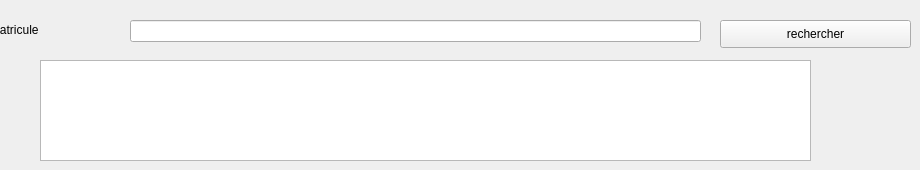
         <widget class="QWidget" name="tab_34">
          <attribute name="title">
           <string>recherche</string>
          </attribute>
          <widget class="QLabel" name="label_68">
           <property name="geometry">
            <rect>
             <x>-10</x>
             <y>20</y>
             <width>131</width>
             <height>20</height>
            </rect>
           </property>
           <property name="text">
            <string>matricule</string>
           </property>
          </widget>
          <widget class="QLineEdit" name="lineEdit_recherche_3">
           <property name="geometry">
            <rect>
             <x>130</x>
             <y>20</y>
             <width>571</width>
             <height>22</height>
            </rect>
           </property>
          </widget>
          <widget class="QPushButton" name="pb_rechercher6">
           <property name="geometry">
            <rect>
             <x>720</x>
             <y>20</y>
             <width>191</width>
             <height>28</height>
            </rect>
           </property>
           <property name="text">
            <string>rechercher</string>
           </property>
          </widget>
          <widget class="QTableView" name="tab_voiture_5">
           <property name="geometry">
            <rect>
             <x>40</x>
             <y>60</y>
             <width>771</width>
             <height>101</height>
            </rect>
           </property>
          </widget>
         </widget>
